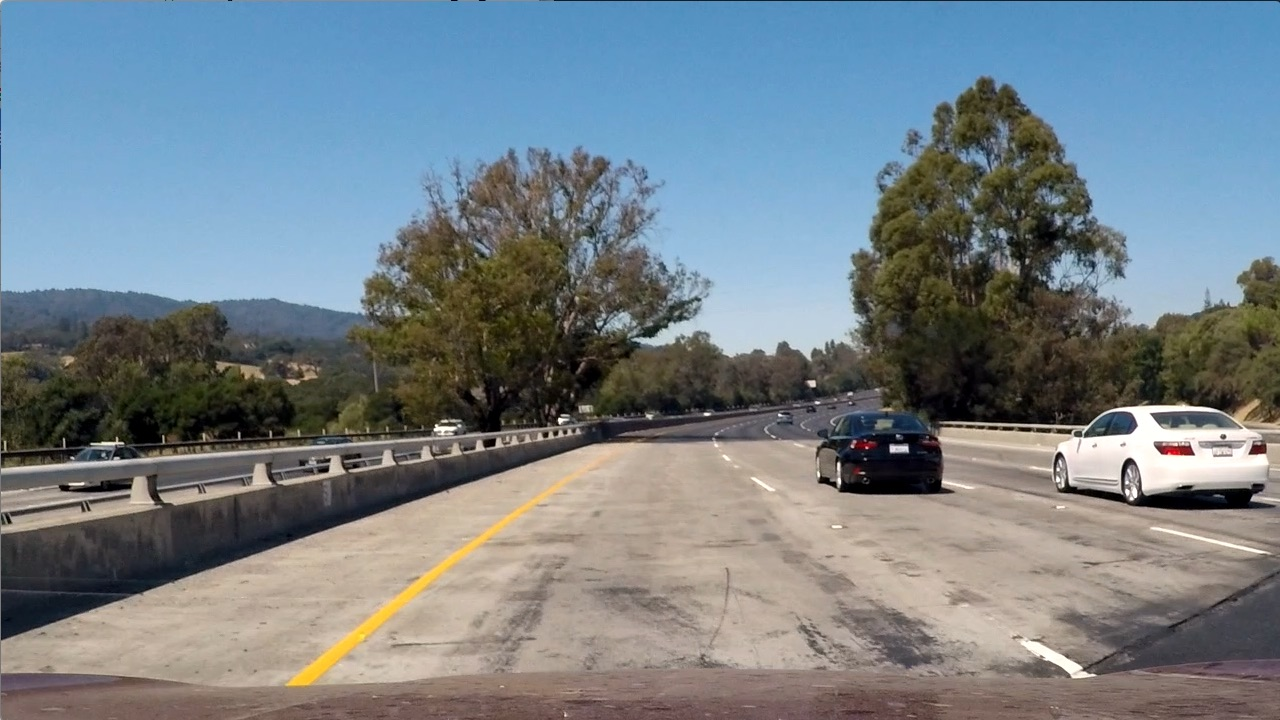
#> input picture shadows/test1.jpg, 1280 x 720 px, given in place of solidYellowCurve.jpg, which was not available
$ jupyter execute writeup_images.ipynb   (shell and % lines are left out)   (text cells are left out)
#> lines starting #> are read from the running program, lines starting #| are printed output that depends on the picture; after the words box and inside, x2 and y2 are one past the last pixel; in counts of white or black regions, pixels touching at a corner belong together; pictures that were not available may be replaced by others from this repository, and a replacement may not be noted
[cell 1]
#importing some useful packages
import matplotlib.pyplot as plt
import matplotlib.image as mpimg
import numpy as np
import cv2

[cell 2]
import math

# [7 lines left out: function grayscale, not called in this run]
    # Or use BGR2GRAY if you read an image with cv2.imread()
    # return cv2.cvtColor(img, cv2.COLOR_BGR2GRAY)

def canny(img, low_threshold, high_threshold, aperture=3, l2grad=False):
    """Applies the Canny transform"""
    return cv2.Canny(img, low_threshold, high_threshold, aperture, L2gradient=l2grad)

def gaussian_blur(img, kernel_size):
    """Applies a Gaussian Noise kernel"""
    return cv2.GaussianBlur(img, (kernel_size, kernel_size), 0)

def region_of_interest(img, vertices):
    """
    Applies an image mask.

    Only keeps the region of the image defined by the polygon
    formed from `vertices`. The rest of the image is set to black.
    `vertices` should be a numpy array of integer points.
    """
    #defining a blank mask to start with
    mask = np.zeros_like(img)

    #defining a 3 channel or 1 channel color to fill the mask with depending on the input image
    if len(img.shape) > 2:
        channel_count = img.shape[2]  # i.e. 3 or 4 depending on your image
        ignore_mask_color = (255,) * channel_count
    else:
        ignore_mask_color = 255

    #filling pixels inside the polygon defined by "vertices" with the fill color
    cv2.fillPoly(mask, vertices, ignore_mask_color)

    #returning the image only where mask pixels are nonzero
    masked_image = cv2.bitwise_and(img, mask)
    return masked_image


# [47 lines left out: functions draw_lines, hough_lines, weighted_img, not called in this run]

[cell 3]
import os
test_images = os.listdir("test_images/")

[cell 4]
# [17 lines left out: functions process_test_images, process_image, not called in this run]

test_image_path = 'test_images/solidYellowCurve.jpg'
test_shadow_path = 'shadows/test4.jpg'

[cell 5]
def apply_canny(image):
    hls = cv2.cvtColor(image, cv2.COLOR_RGB2HLS)
    edges_sat = canny(hls[:, :, 2], 32, 80, 3, True)
    return edges_sat

image = mpimg.imread(test_image_path)
#> image is the input picture: shape (720, 1280, 3); mean R, G, B 117.5, 128.7, 135.5
fig=plt.figure(figsize=(18, 5))

fig.add_subplot(1, 3, 1)
plt.imshow(image, cmap='Greys_r')
hls = cv2.cvtColor(image, cv2.COLOR_RGB2HLS)
#> hls: shape (720, 1280, 3); mean of channels 0, 1, 2 60.2, 126.7, 74.4
fig.add_subplot(1, 3, 2)
plt.imshow(hls[:, :, 2], cmap='Greys_r')
edges = apply_canny(image)
#> in canny, `return cv2.Canny(img, low_threshold, high_threshold, aperture, L2gradi..`:
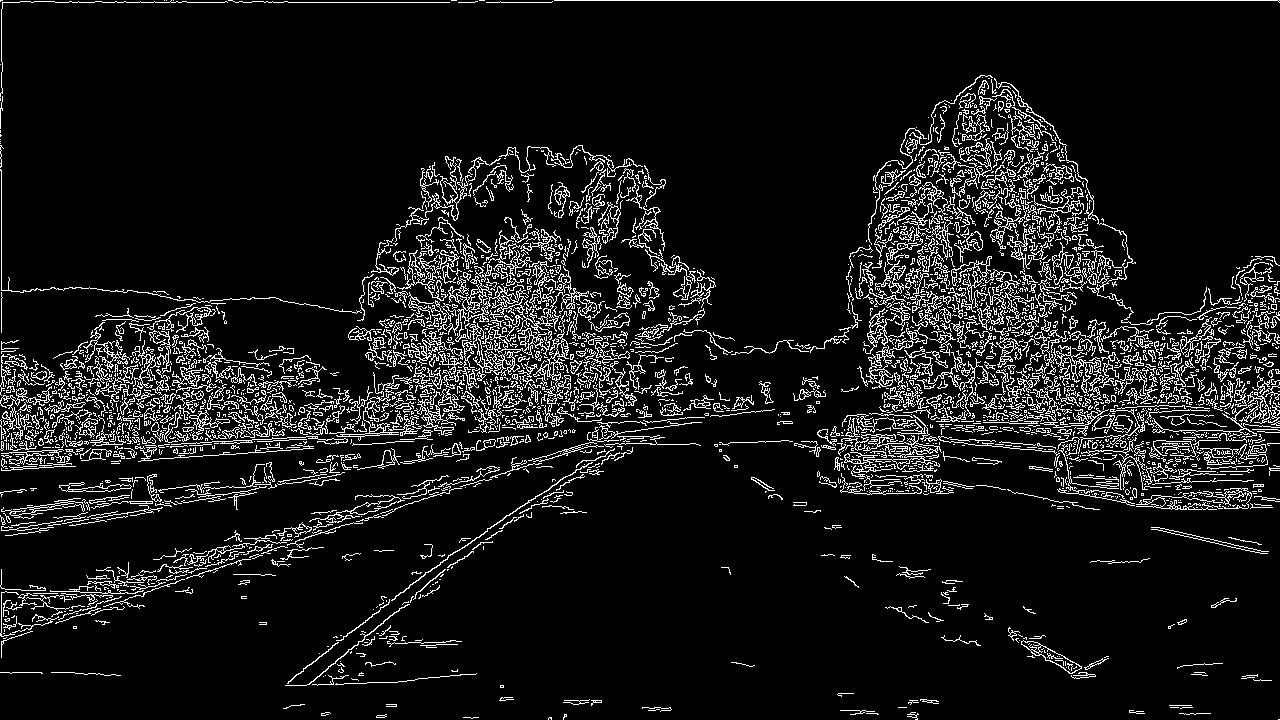
#> returned value: shape (720, 1280); 9% white in thin lines or dots
fig.add_subplot(1, 3, 3)
plt.imshow(edges, cmap='Greys_r')
plt.savefig('writeup_images/canny.png', bbox_inches='tight', pad_inches=0)
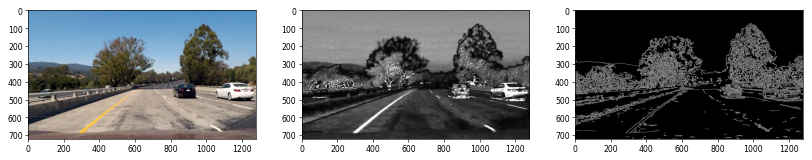
#> figure drawn by matplotlib, 3 panels

[cell 6]
def create_region(image):
    reg_bottom_width = image.shape[1]
#> reg_bottom_width = 1280
    reg_top_width = 60
    reg_height = 320

    top_width_diff = (image.shape[1] - reg_top_width) /2
#> top_width_diff = 610
    bottom_left = [0, image.shape[0]]
#> bottom_left = [0, 720]
    bottom_right = [image.shape[1], image.shape[0]]
#> bottom_right = [1280, 720]
    top_left=[top_width_diff, reg_height]
#> top_left = [610, 320]
    top_right = [image.shape[1] - top_width_diff, reg_height]
#> top_right = [670, 320]
    pts = np.array([bottom_left,top_left,top_right,bottom_right], np.int32)
    return [pts]

def apply_region(image):
    vertices = create_region(image)
    masked_region = region_of_interest(image, vertices)
    return masked_region

image = mpimg.imread(test_image_path)
vertices = create_region(image)
#> vertices = [[[0, 720], [610, 320], [670, 320], [1280, 720]]]
fig=plt.figure(figsize=(12, 5))
fig.add_subplot(1, 2, 1)
canvas = np.repeat(apply_canny(image)[:, :, np.newaxis], 3, axis=2)
#> canvas: shape (720, 1280, 3); 9% white in thin lines or dots
cv2.polylines(canvas, vertices, False, color=[255, 0, 0], thickness=2)
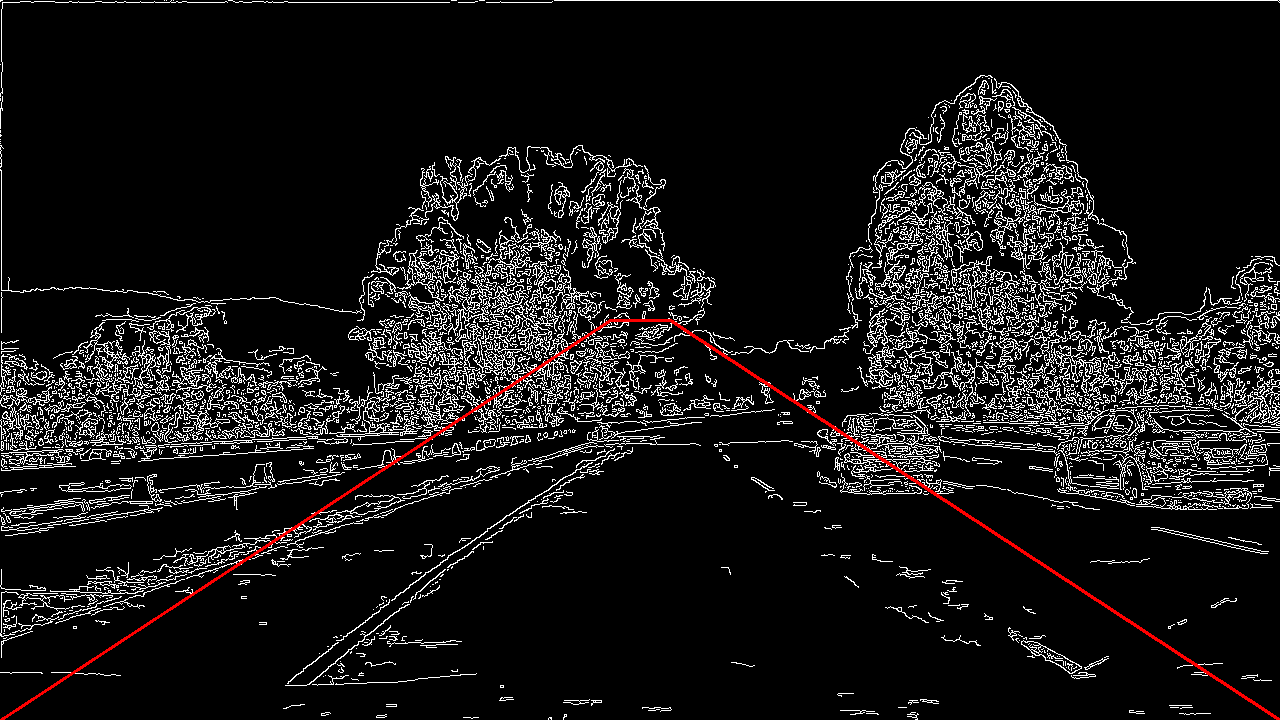
#> canvas: shape (720, 1280, 3); mean R, G, B 24.1, 22.7, 22.7
plt.imshow(canvas, cmap='Greys_r')
fig.add_subplot(1, 2, 2)
plt.imshow(apply_region(apply_canny(image)), cmap='Greys_r')
#> in region_of_interest, `cv2.fillPoly(mask, vertices, ignore_mask_color)`:
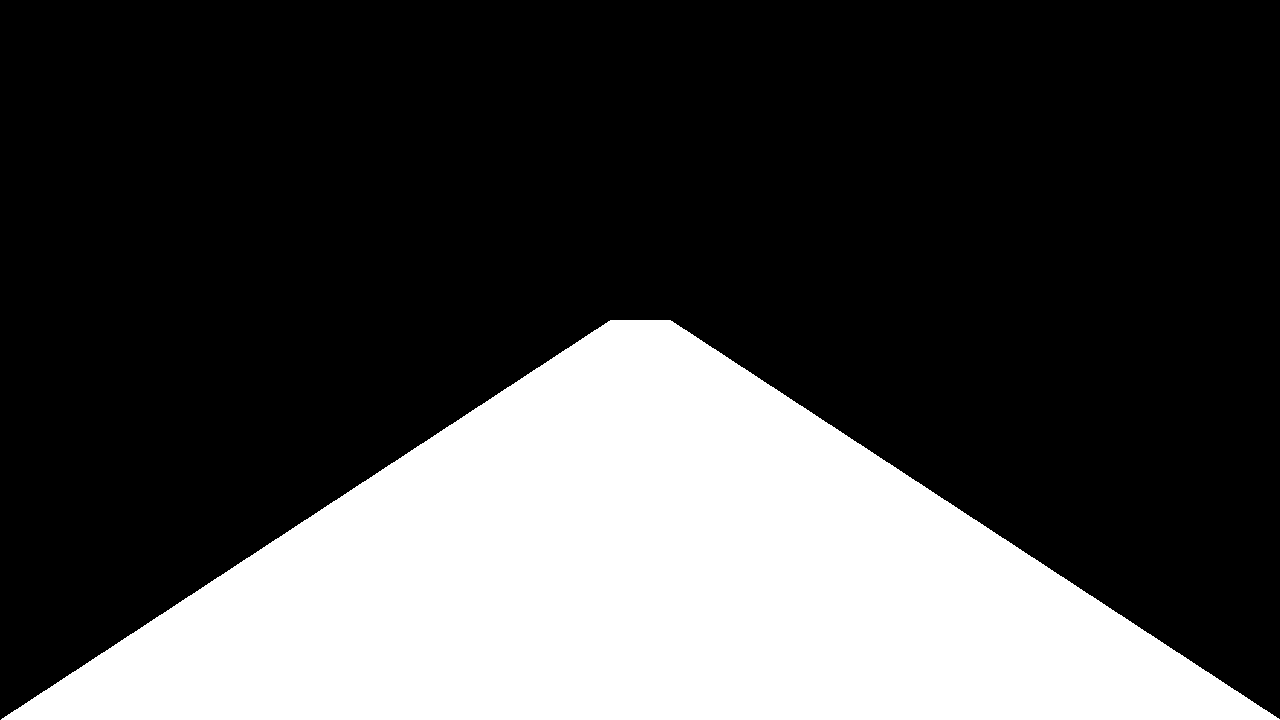
#> mask: shape (720, 1280); 29.1% white; 1 white region, box (x1, y1, x2, y2) and area: (1, 320, 1280, 720) 268210
#> in region_of_interest, `masked_image = cv2.bitwise_and(img, mask)`:
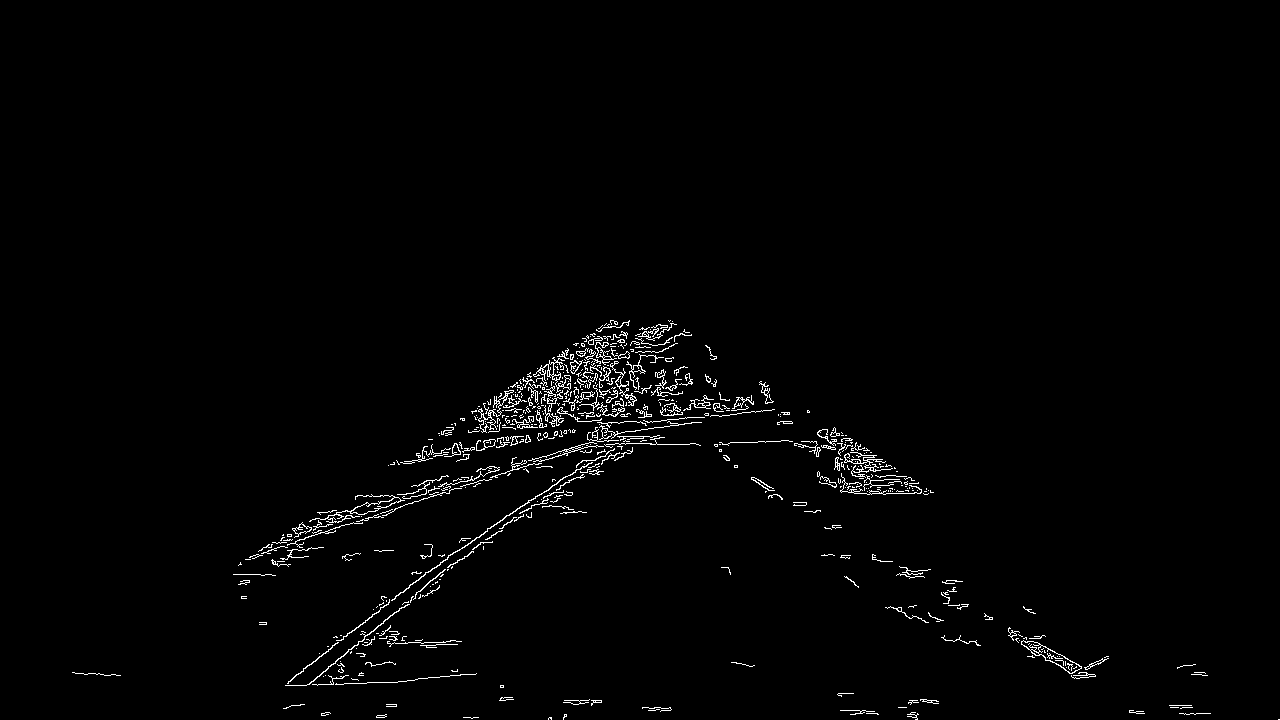
#> masked_image: shape (720, 1280); 1.4% white in thin lines or dots, all inside (x1, y1, x2, y2) = (72, 320, 1280, 720)
plt.savefig('writeup_images/roi.png', bbox_inches='tight', pad_inches=0)

[cell 7]
def apply_hough(image):
    lines = cv2.HoughLinesP(image, 1, 1*np.pi/180, 20, np.array([]), minLineLength=40, maxLineGap=200)
    return lines
def draw_hough_lines(image, lines, color=[255, 0, 0]):
    draw_lines(image, lines, color=color, thickness=2)
    return image

image = mpimg.imread(test_image_path)
fig=plt.figure(figsize=(18, 7))

ax1 = plt.subplot2grid((2, 3), (0, 0), rowspan=2, colspan=2)
ax1.set_facecolor((0, 0, 0))
cannies = apply_region(apply_canny(image))
canny_rows, canny_cols = np.nonzero(cannies)
#> canny_rows = 13270 values from 320 to 719; canny_cols = 13270 values, max 1279 at index 13269, min 72 at index 12213, mean 609.2

rhos=[]
θ = np.arange(-210, 20, 1)
for index, y in enumerate(canny_rows):
    x = canny_cols[index]
    rh = []
    for theta in θ:
        rho = x*np.cos(np.deg2rad(theta)) + y*np.sin(np.deg2rad(theta))
        rh = rh + [rho]
    rhos = rhos + [rh]
    plt.plot(θ, rh, 'w-', linewidth=.015)
rect1 = plt.Rectangle((-131, -600), 10, 150, fill=False, color='r', linewidth=4, label='A lot of intersections for left line')
rect2 = plt.Rectangle((-63, -80), 10, 150, fill=False, color='y', linewidth=4, label ='A few intersections for right line ')
ax1.add_artist(rect1)
ax1.add_artist(rect2)
ax1.legend(handles=[rect1, rect2], fontsize='x-large')
plt.title("Intersections in polar Hough space")


plt.subplot2grid((2, 3), (0, 2))
canvas = np.repeat(apply_canny(image)[:, :, np.newaxis], 3, axis=2)
edges = draw_hough_lines(canvas, apply_hough(apply_region(apply_canny(image))), color=[0, 255, 0])
plt.title("Hough lines over canny")
plt.imshow(edges, cmap='Greys_r')

plt.subplot2grid((2, 3), (1, 2))
clean = draw_hough_lines(image, apply_hough(apply_region(apply_canny(image))), color=[0, 255, 0])
plt.title("Hough lines over source")
plt.imshow(clean, cmap='Greys_r')

plt.savefig('writeup_images/hough_lines.png', bbox_inches='tight', pad_inches=0)


#process_test_images(lambda image: draw_hough_lines(image, apply_hough(apply_region(apply_3_canny(image)))))
